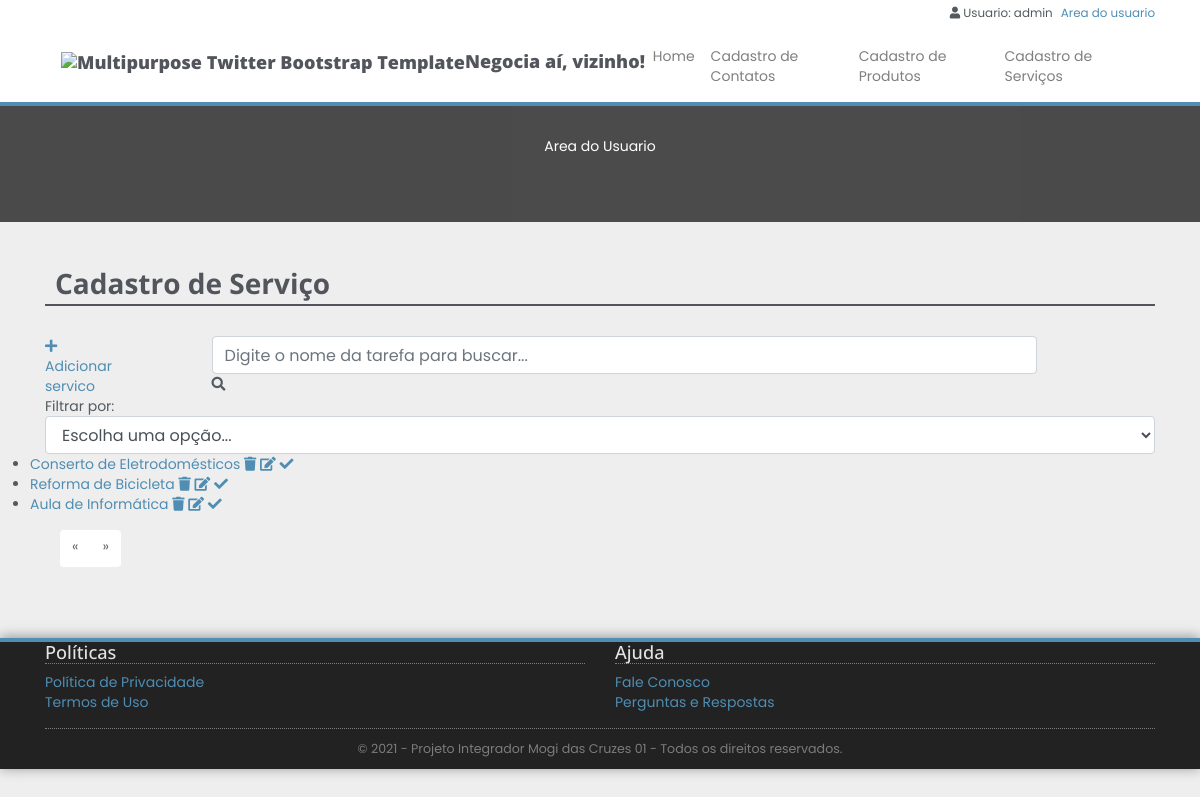
The page /Cadastro_servico/ (signed in) on the database its author committed.
### users/models.py (models this page shows)
class User(AbstractUser):
    pass

### anuncios/models.py (models this page shows, shortened)
class Servico(models.Model):
    STATUS_CHOICES = (
        ('A', 'Ativo'),
        ('I', 'Inativo'),
    )
    usuario = models.ForeignKey(
        User, on_delete=CASCADE, related_name='fk_produto_user2', default=User)
    categoria = models.ForeignKey(
        'Categoria', on_delete=CASCADE, related_name='fk_servico_categoria1', limit_choices_to={'tp_categoria': 'S'})
    tx_titulo_servico = models.CharField(
        max_length=80, verbose_name='Titulo do Serviço')
    dc_servico = models.TextField(verbose_name='Descrição do Serviço')
    dt_cadastro = models.DateTimeField(
        verbose_name='Data do Cadastro', auto_now_add=True)
    st_servico = models.CharField(
        max_length=1, verbose_name='Situação do Serviço', choices=STATUS_CHOICES)
    imagem =CloudinaryField('image' )

### anuncios/views.py (the view)
# urls.py: path('Cadastro_servico/', views.Cadastro_servico, name='Cadastro_servico'),
@login_required
@user_passes_test(is_Anunciante)
def Cadastro_servico(request):
    servicos = Servico.objects.filter(usuario=request.user)
    return render(request, 'anuncios/Cadastro_servico.html', {'servicos': servicos})

### anuncios/views.py (called while the page is built)
def is_Anunciante(user):
    return user.groups.filter(name='Anunciante').exists() or user.is_superuser

### anuncios/templates/anuncios/Cadastro_servico.html (shortened to what this page needs)
{% extends 'base3.html' %}
{% load static %}
{% block content %}
{% load humanize %}
	<div class="section">
	    	<div class="container">
                <h2>Cadastro de Serviço</h2>
				<div class="row">
						<a id="add-link" href="/servico_add/">
							<div class="col-2 add-div">
								<i class="fas fa-plus"></i> Adicionar servico
							</div>
						</a>
						<div class="col-9 search-div">
							<form method="GET" id="search-form">
								<input class="form-control" type="text" id="search" name="search" placeholder="Digite o nome da tarefa para buscar..." value="{{ request.GET.search }}">
								<i class="fas fa-search" id="search-btn"></i>
							</form>
						</div>
						<div class="col-12 filter-div">
							<span>Filtrar por:</span>
							<select name="filter" id="filter" class="form-control">
								<option value="">Escolha uma opção...</option>
							</select>
						</div>
						<ul class="task-list">
							{% for servico in servicos %}
							<li class="task-list">
									<span><a href="/servico/{{servico.id}}">{{servico.tx_titulo_servico}}</a></span>
									<a href="/servico_delete/{{servico.id}}" class="delete-btn"><span><i class="fas fa-trash"></i></span></a>
									<a href="/servico_edit/{{servico.id}}"><span><i class="fas fa-edit"></i></span></a>
									<a href="/produto_changestatus/{{produto.id}}"><i class="fas fa-check"></i></a>
							</li>
							{% endfor %}
						</ul>
				</div>
			<div class="container">
				<nav aria-label="Page navigation example">
					<ul class="pagination">
						{% if produtos.has_previous %}
							<li class="page-item"><a class="page-link" href="?page={{ produtos.previous_page_number }}">&laquo;</a></li>
						{% else %}
							<li class="page-item" class="disabled"><span class="page-link">&laquo;</span></li>
						{% endif %}
						{% if produtos.has_next %}
							<li class="page-item"><a class="page-link" href="?page={{ produtos.next_page_number }}">&raquo;</a></li>
						{% else %}
							<li class="page-item" class="disabled"><span class="page-link">&raquo;</span></li>
						{% endif %}
					</ul>
				</nav>
			</div>
		</div>
	</div>
{% endblock %}

### anuncios/templates/base3.html (shortened to what this page needs)
{% load static %}
<!DOCTYPE html>
 <html class="no-js">
<head>
    <link rel="stylesheet" href="https://cdn.jsdelivr.net/npm/bootstrap@4.6.0/dist/css/bootstrap.min.css">
    <link rel="stylesheet" href="{% static 'css/icomoon-social.css' %}">
    <link rel="stylesheet" href="https://use.fontawesome.com/releases/v5.6.1/css/all.css">
    <link rel="stylesheet" href="{% static 'css/leaflet.css' %}">
    <link rel="stylesheet" href="{% static 'css/main.css' %}">
    <link rel="stylesheet" href="{% static 'css/main-product-detail.css' %}">
</head>
<body>
    <div class="mainmenu-wrapper">
        <div class="container">
            <div class="menuextras">
                <div class="extras">
                    <ul>
                        {% if user.is_authenticated %}
                            <li><i class="fas fa-user"></i>
                            Usuario: {{ user.get_username }}</li>
                            <a href="{% url 'logout'%}?next={{request.path}}">Area do usuario</a>
                        {% else %}
                        <li>
                            <i class="fas fa-user"></i>
                            <a href="{% url 'login'%}?next={{request.path}}">Login</a>
                        </li>
                        {% endif %}
                    </ul>
                </div>
            </div>
            <nav class="navbar navbar-expand-lg navbar-light">
                <a class="navbar-brand" href="/"><h1><img src="{% static 'img/logo.png' %}" alt="Multipurpose Twitter Bootstrap Template">Negocia aí, vizinho!</h1></a>
                <div class="collapse navbar-collapse" id="navbarSupportedContent">
                <ul class="navbar-nav mr-auto">
                    <li class="nav-item">
                        <a class="nav-link" href="/">Home</a>
                    </li>
                    <li  class="nav-item">
                        <a class="nav-link" href="/Cadastro_contato/">Cadastro de Contatos</a>
                    </li>
                    <li class="nav-item">
                        <a class="nav-link" href="/Cadastro_produto/">Cadastro de Produtos</a>
                    </li>
                    <li  class="nav-item">
                        <a class="nav-link" href="/Cadastro_servico/">Cadastro de Serviços</a>
                    </li>
            </div>
        </nav>
        </div>
    </div>
    <div class="section section-breadcrumbs">
        <div class="container">
            <div class="row">
                <div class="col-md-12">
                    <p style="color: white; text-align: center;">Area do Usuario</p>
                </div>
                <div class="col-md-12">
                    <br />
                </div>
            </div>
        </div>
    </div>
    {% block content %}{% endblock %}
    <div class="footer">
        <div class="container">
            <div class="row">
                <div class="col-footer col-md-6 col-xs-6">
                    <h3>Políticas</h3>
                    <ul class="no-list-style footer-navigate-section">
                        <li>
                            <a href="/politica_privacidade/">Política de Privacidade</a>
                        </li>
                        <li>
                            <a href="/termos_uso/">Termos de Uso</a>
                        </li>
                    </ul>
                </div>
                <div class="col-footer col-md-6 col-xs-6">
                    <h3>Ajuda</h3>
                    <ul class="no-list-style footer-navigate-section">
                        <li>
                            <a href="/fale_conosco/">Fale Conosco</a>
                        </li>
                        <li>
                            <a href="/perguntas_respostas/">Perguntas e Respostas</a>
                        </li>
                    </ul>
                </div>
            </div>
            <div class="row">
                <div class="col-md-12">
                    <div class="footer-copyright">&copy; 2021 - Projeto Integrador Mogi das Cruzes 01 - Todos os direitos reservados.</div>
                </div>
            </div>
        </div>
    </div>
</body>
</html>

### anuncios/static/css/main.css (style rules this page uses)
body { background: url(../img/page-background.png); }
.section { padding: 30px 0; -webkit-transform: translateZ(0); -moz-transform: translateZ(0); -o-transform: translateZ(0); -ms-transform: translateZ(0); transform: translateZ(0); }
.section .container:first-child h1, .section .container:first-child h2, .section .container:first-child h3 { margin-top: 0; font-weight: 700; }
ul.no-list-style { list-style-type: none; margin-left: 0; }
ul.no-list-style li { line-height: 28px; }
body { font-family: Arial, Helvetica, sans-serif; font-size: 14px; line-height: 20px; color: #535b60; }
h1 { color: #53555c; font-family: 'Open Sans', sans-serif; font-weight: 800; font-size: clamp(0.9em, 1em + 1vw, 0.8em); }
h2 { color: #53555c; font-family: 'Open Sans', sans-serif; font-size: 2em; border-bottom: 2px solid #53555c; line-height: 1.5em; margin: 30px 0; padding-left: 10px; }
h3 { font-family: 'Open Sans', sans-serif; color: #53555c; font-size: 1.5em; }
a { color: #4f8db3; }
.section-breadcrumbs { background: #222; background: rgba(34, 34, 34, 0.8); margin-bottom: 10px; }
.footer { background: #222; color: #A0A0A0; padding: 0 20px 10px 20px; border-top: 4px solid #4f8db3; margin-top: 20px; -webkit-box-shadow: 0 -1px 12px rgba(0,0,0,0.4); -moz-box-shadow: 0 -1px 12px rgba(0,0,0,0.4); box-shadow: 0 -1px 12px rgba(0,0,0,0.4); color: 0 -1px 12px rgba(0,0,0,0.4); }
.footer h3 { color: #E4E4E4; font-size: 1.3em; border-bottom: 1px dotted #7C7C7C; }
.footer ul { padding: 0; }
.footer-navigate-section li { line-height: 20px !important; }
.footer-copyright { text-align: center; color: #7C7C7C; border-top: 1px dotted #7C7C7C; padding-top: 10px; font-size: 0.9em; }
.pagination > li > a, .pagination > li > span { border: none; border-bottom: 3px solid #FFF; color: #666666; margin-left: 0; margin-bottom: 5px; -webkit-transition: all .25s linear; -moz-transition: all .25s linear; -o-transition: all .25s linear; -ms-transition: all .25s linear; transition: all .25s linear; }
.mainmenu-wrapper { background-color: #FFF; border-bottom: 4px solid #4f8db3; z-index: 4; }
.menuextras { font-size: 0.85em; height: 30px; }
.menuextras ul { margin: 0; padding: 0; list-style-type: none; float: right; padding: 3px 0; }
.menuextras li { float: left; padding: 0 8px; }
.menuextras .extras li { padding: 0 8px; }
.task-list { padding-left: 0; }

### anuncios/static/css/main-product-detail.css (style rules this page uses)
body { background-color: #eee; font-family: "Poppins", sans-serif }
img { height: auto; }

### rows shown on the page
User: get_username "admin"
Servico: tx_titulo_servico "Conserto de Eletrodomésticos"
Servico: tx_titulo_servico "Reforma de Bicicleta"
Servico: tx_titulo_servico "Aula de Informática"
